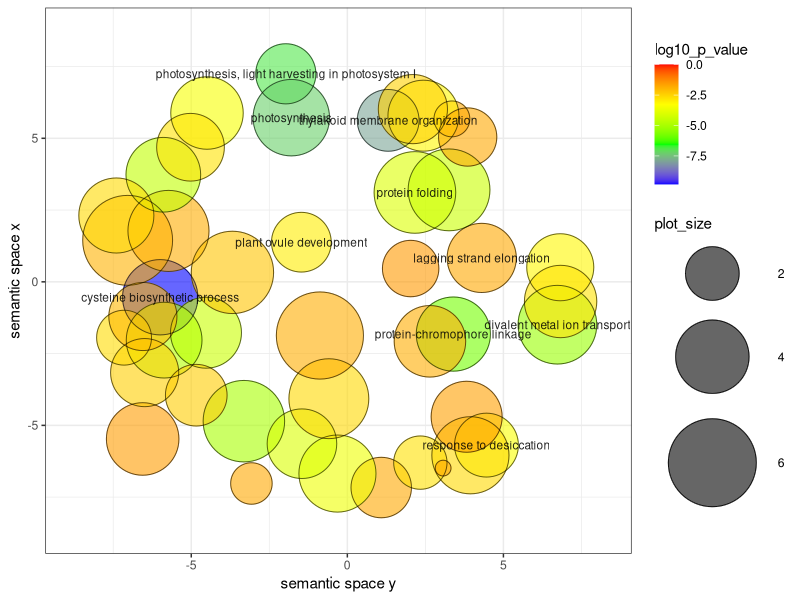

Write the R code that produced this figure.


# A plotting R script produced by the REVIGO server at http://revigo.irb.hr/
# If you found REVIGO useful in your work, please cite the following reference:
# Supek F et al. "REVIGO summarizes and visualizes long lists of Gene Ontology
# terms" PLoS ONE 2011. doi:10.1371/journal.pone.0021800


# --------------------------------------------------------------------------
# If you don't have the ggplot2 package installed, uncomment the following line:
# install.packages( "ggplot2" );
library( ggplot2 );
# --------------------------------------------------------------------------
# If you don't have the scales package installed, uncomment the following line:
# install.packages( "scales" );
library( scales );


# --------------------------------------------------------------------------
# Here is your data from REVIGO. Scroll down for plot configuration options.

revigo.names <- c("term_ID","description","frequency_%","plot_X","plot_Y","plot_size","log10_p_value","uniqueness","dispensability");
revigo.data <- rbind(c("GO:0009269","response to desiccation", 0.007, 4.457,-5.688, 2.923,-3.3872,0.872,0.000),
c("GO:0019344","cysteine biosynthetic process", 0.131,-5.995,-0.537, 4.225,-9.8239,0.732,0.000),
c("GO:0070838","divalent metal ion transport", 0.358, 6.730,-1.493, 4.662,-5.2518,0.923,0.000),
c("GO:0006457","protein folding", 0.903, 2.165, 3.114, 5.064,-4.0177,0.944,0.029),
c("GO:0009768","photosynthesis, light harvesting in photosystem I", 0.003,-1.971, 7.247, 2.559,-6.9208,0.831,0.035),
c("GO:0018298","protein-chromophore linkage", 0.095, 3.396,-1.820, 4.084,-5.7959,0.885,0.044),
c("GO:0015979","photosynthesis", 0.183,-1.795, 5.719, 4.370,-7.2518,0.929,0.046),
c("GO:0048481","plant ovule development", 0.003,-1.473, 1.381, 2.519,-2.9586,0.871,0.047),
c("GO:0010027","thylakoid membrane organization", 0.004, 1.308, 5.625, 2.713,-7.9208,0.788,0.112),
c("GO:0006273","lagging strand elongation", 0.024, 4.305, 0.833, 3.495,-1.7498,0.867,0.112),
c("GO:0042793","transcription from plastid promoter", 0.001, 2.028, 0.463, 2.225,-1.5107,0.880,0.158),
c("GO:0045454","cell redox homeostasis", 0.861,-3.314,-4.854, 5.043,-5.0088,0.783,0.164),
c("GO:0007263","nitric oxide mediated signal transduction", 0.003, 1.086,-7.166, 2.589,-1.7592,0.845,0.184),
c("GO:0006081","cellular aldehyde metabolic process", 0.753,-5.730, 1.774, 4.985,-1.8505,0.835,0.194),
c("GO:0006833","water transport", 0.014, 6.821, 0.508, 3.256,-3.1367,0.899,0.197),
c("GO:0090143","nucleoid organization", 0.000, 3.350, 5.676, 0.903,-1.7592,0.849,0.198),
c("GO:0006857","oligopeptide transport", 0.057, 6.832,-0.685, 3.864,-2.7595,0.943,0.218),
c("GO:0055114","oxidation-reduction process",15.060,-7.038, 1.446, 6.286,-1.9355,0.860,0.232),
c("GO:0006012","galactose metabolic process", 0.109,-5.895, 3.731, 4.145,-4.5376,0.801,0.238),
c("GO:0006662","glycerol ether metabolic process", 0.122,-7.400, 2.311, 4.193,-2.6038,0.863,0.240),
c("GO:0032880","regulation of protein localization", 0.219,-0.317,-6.679, 4.449,-3.6383,0.883,0.243),
c("GO:0015995","chlorophyll biosynthetic process", 0.039,-4.528,-1.772, 3.699,-4.4089,0.735,0.273),
c("GO:0010363","regulation of plant-type hypersensitive response", 0.001, 2.339,-6.298, 1.968,-2.7399,0.803,0.274),
c("GO:0006364","rRNA processing", 0.952, 3.258, 3.204, 5.087,-4.4089,0.732,0.304),
c("GO:0035304","regulation of protein dephosphorylation", 0.027,-1.454,-5.639, 3.537,-4.0362,0.825,0.311),
c("GO:0045893","positive regulation of transcription, DNA-templated", 0.519,-0.592,-4.071, 4.823,-2.5867,0.770,0.311),
c("GO:0016925","protein sumoylation", 0.045, 2.646,-2.072, 3.763,-1.8242,0.889,0.322),
c("GO:0019288","isopentenyl diphosphate biosynthetic process, methylerythritol 4-phosphate pathway", 0.148,-5.869,-2.031, 4.279,-4.7959,0.715,0.336),
c("GO:2000037","regulation of stomatal complex patterning", 0.000,-3.073,-7.025, 1.176,-1.7592,0.872,0.337),
c("GO:0006412","translation", 5.686,-0.879,-1.870, 5.863,-1.8529,0.759,0.355),
c("GO:0007030","Golgi organization", 0.039, 2.438, 5.788, 3.701,-3.1192,0.851,0.359),
c("GO:0006002","fructose 6-phosphate metabolic process", 0.060,-6.557,-5.474, 3.885,-1.5632,0.883,0.376),
c("GO:0034214","protein hexamerization", 0.002, 3.855, 5.045, 2.387,-1.7592,0.860,0.386),
c("GO:0045490","pectin catabolic process", 0.058,-4.496, 5.881, 3.875,-3.4815,0.840,0.391),
c("GO:0009657","plastid organization", 0.024, 2.100, 6.017, 3.492,-2.4498,0.855,0.396),
c("GO:0034599","cellular response to oxidative stress", 0.224, 3.943,-6.042, 4.458,-2.5751,0.840,0.429),
c("GO:0016132","brassinosteroid biosynthetic process", 0.004,-4.840,-3.949, 2.703,-2.3778,0.765,0.453),
c("GO:0006687","glycosphingolipid metabolic process", 0.018,-6.493,-3.162, 3.375,-2.4101,0.792,0.465),
c("GO:0005985","sucrose metabolic process", 0.017,-5.024, 4.689, 3.327,-2.7520,0.800,0.466),
c("GO:0030154","cell differentiation", 1.133,-3.681, 0.329, 5.162,-2.2269,0.801,0.467),
c("GO:0019761","glucosinolate biosynthetic process", 0.001,-7.153,-1.945, 2.093,-2.6478,0.783,0.477),
c("GO:0051245","negative regulation of cellular defense response", 0.000, 3.069,-6.489, 0.477,-1.7592,0.883,0.481),
c("GO:0051103","DNA ligation involved in DNA repair", 0.039, 3.822,-4.700, 3.703,-1.6203,0.810,0.490),
c("GO:0006636","unsaturated fatty acid biosynthetic process", 0.018,-6.550,-1.208, 3.373,-2.0155,0.775,0.499));

one.data <- data.frame(revigo.data);
names(one.data) <- revigo.names;
one.data <- one.data [(one.data$plot_X != "null" & one.data$plot_Y != "null"), ];
one.data$plot_X <- as.numeric( as.character(one.data$plot_X) );
one.data$plot_Y <- as.numeric( as.character(one.data$plot_Y) );
one.data$plot_size <- as.numeric( as.character(one.data$plot_size) );
one.data$log10_p_value <- as.numeric( as.character(one.data$log10_p_value) );
one.data$frequency <- as.numeric( as.character(one.data$frequency) );
one.data$uniqueness <- as.numeric( as.character(one.data$uniqueness) );
one.data$dispensability <- as.numeric( as.character(one.data$dispensability) );
#head(one.data);


# --------------------------------------------------------------------------
# Names of the axes, sizes of the numbers and letters, names of the columns,
# etc. can be changed below

p1 <- ggplot( data = one.data );
p1 <- p1 + geom_point( aes( plot_X, plot_Y, colour = log10_p_value, size = plot_size), alpha = I(0.6) ) + scale_size_area();
p1 <- p1 + scale_colour_gradientn( colours = c("blue", "green", "yellow", "red"), limits = c( min(one.data$log10_p_value), 0) );
p1 <- p1 + geom_point( aes(plot_X, plot_Y, size = plot_size), shape = 21, fill = "transparent", colour = I (alpha ("black", 0.6) )) + scale_size_area();
p1 <- p1 + scale_size( range=c(5, 30)) + theme_bw(); # + scale_fill_gradientn(colours = heat_hcl(7), limits = c(-300, 0) );
ex <- one.data [ one.data$dispensability < 0.15, ]; 
p1 <- p1 + geom_text( data = ex, aes(plot_X, plot_Y, label = description), colour = I(alpha("black", 0.85)), size = 3 );
p1 <- p1 + labs (y = "semantic space x", x = "semantic space y");
p1 <- p1 + theme(legend.key = element_blank()) ;
one.x_range = max(one.data$plot_X) - min(one.data$plot_X);
one.y_range = max(one.data$plot_Y) - min(one.data$plot_Y);
p1 <- p1 + xlim(min(one.data$plot_X)-one.x_range/10,max(one.data$plot_X)+one.x_range/10);
p1 <- p1 + ylim(min(one.data$plot_Y)-one.y_range/10,max(one.data$plot_Y)+one.y_range/10);



# --------------------------------------------------------------------------
# Output the plot to screen

p1;

# Uncomment the line below to also save the plot to a file.
# The file type depends on the extension (default=pdf).

# ggsave("C:/Users/path_to_your_file/revigo-plot.pdf");
